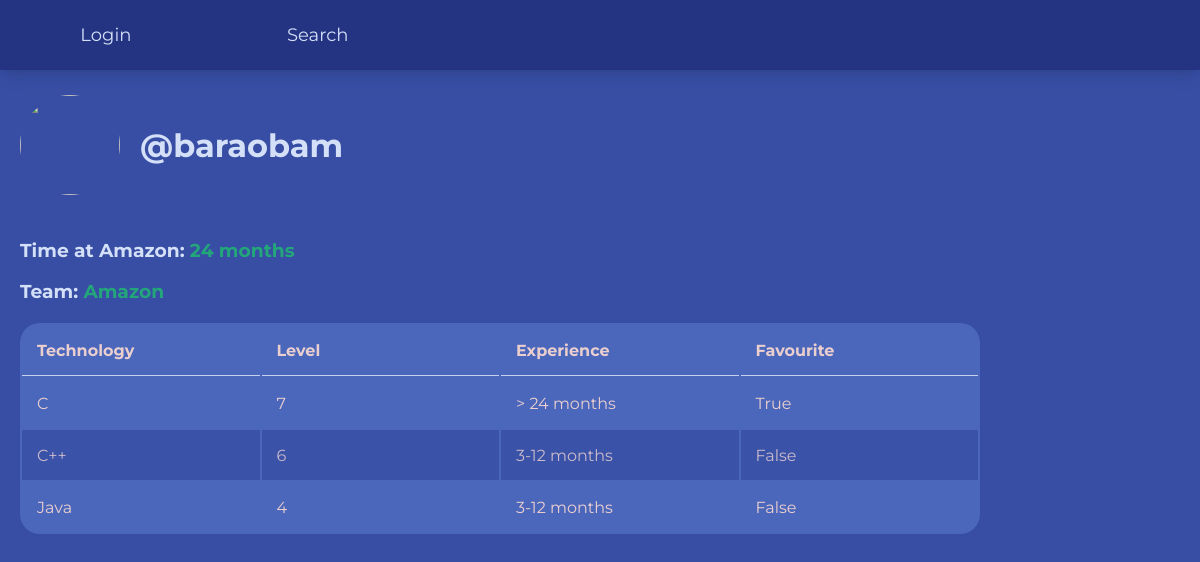
/profile/baraobam, run on the app's committed database.
### tables this page shows
CREATE TABLE "users" (
	"id"	INTEGER,
	"username"	TEXT,
	"password"	TEXT,
	"team"	TEXT,
	"tenure"	INTEGER,
	"forename"	TEXT,
	"surname"	TEXT,
	PRIMARY KEY("id")
);

CREATE TABLE "levels" (
	"user_id"	INTEGER,
	"technology"	TEXT,
	"level"	INTEGER,
	"experience"	TEXT,
	"favourite"	TEXT
);

### App.py (the view)
@app.route('/profile/<username>')
def profile(username):
    with sqlite3.connect("database.db") as con:
        cur = con.cursor()
        user_id = cur.execute(f"SELECT id FROM users WHERE username = '{username}'").fetchone()[0]
    data = get_dash(user_id)
    levels = data[0]
    user_desc = data[1]
    return render_template('profile.html', username=username, levels=levels, user_desc=user_desc)

### functions.py (called while the page is built)
def get_dash(user_id: str):
    with sqlite3.connect("database.db") as con:
        cur = con.cursor()
        user_desc = cur.execute(f"SELECT tenure, team FROM users WHERE id = '{user_id}'").fetchall()
        levels = cur.execute(f"SELECT technology, level, experience, favourite FROM levels WHERE user_id = '{user_id}'").fetchall()
        return [levels, user_desc]

### templates/profile.html
{% extends "main.html" %}
{% block content %}
  <div>
    <div class="profile-header">
      <img src="https://cdn.pixabay.com/photo/2015/10/05/22/37/blank-profile-picture-973460_960_720.png"/>
      <h1>@{{username}}</h1>
    </div>
    <div>
      <h3>Time at Amazon: <span class="highlighted">{{user_desc[0][0]}} months</span></h3>
      <h3>Team: <span class="highlighted">{{user_desc[0][1]}}</span></h3>
    </div>
  </div>
  <div>
    {% if levels %}
    <table class="search-results">
        <thead>
            <th>Technology</th>
            <th>Level</th>
            <th>Experience</th>
            <th>Favourite</th>
        </thead>
        <tbody>
            {% for level in levels %}
            <tr>
                <td style="width: 25%">{{level[0]}}</td>
                <td style="width: 25%">{{level[1]}}</td>
                <td style="width: 25%">{{level[2]}}</td>
                <td style="width: 25%">{{level[3]}}</td>
            </tr>
            {% endfor %}
        </tbody>
    </table>
    {% endif %}
  </div>
{% endblock %}

### static/styles.css (style rules this page uses)
body { background: #374ea4; margin: 0; font-family: 'Montserrat', sans-serif; justify-content: center; color: #d4e0f8; }
.highlighted { color: rgb(36, 166, 123); }
h1, h2, h3 { margin-left: 20px; }
::placeholder { color: #ffffff; font-size: 14px; }
table { width: 80%; margin: 20px; border-radius: 20px; background-color: #4e6abf; opacity: .9; }
td, th { height: 20px; text-align: left; vertical-align: middle; padding: 15px; border: none; color: #ffded3; }
th { border-bottom: 1px solid #d4e0f8; }
td { position: relative; align-items: center; }
tr:nth-child(even) { background-color: #374ea4; opacity: .8; }
img { width: 100px; height: 100px; border-radius: 50%; }
.profile-header { display: flex; align-items: center; height: 150px; margin-left: 20px; }

### data on the page
users: username "baraobam", tenure "24", team "Amazon"
levels: technology "C", level "7", experience "> 24 months", favourite "True"
levels: technology "C++", level "6", experience "3-12 months", favourite "False"
levels: technology "Java", level "4", experience "3-12 months", favourite "False"
